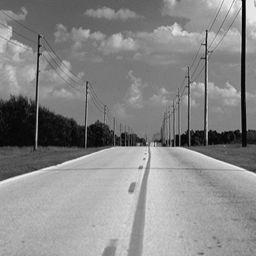
#> input picture img/sem05/highways/image_0001.jpg, 256 x 256 px; its folder holds only this picture in this run
$ python run01_example_fp.py
#> lines starting #> are read from the running program, lines starting #| are printed output that depends on the picture
#!/usr/bin/python
# -*- coding: utf-8 -*-
__author__ = 'ar'

import os
import glob

import cv2
import skimage.io as skio
import matplotlib.pyplot as plt

if __name__ == '__main__':
    sift = cv2.xfeatures2d.SIFT_create()
    pathImgs = glob.glob('../img/sem05/highways/*.jpg')
    numImgs  = len(pathImgs)
    for ii, ipath in enumerate(pathImgs):
        timgC = cv2.imread(ipath, cv2.IMREAD_COLOR)
#> timgC is the input picture: shape (256, 256, 3); min 0, max 255, mean 136.2
        timgG = cv2.cvtColor(timgC, cv2.COLOR_BGR2GRAY)
        kp, kd = sift.detectAndCompute(timgG, None)
#> kp = 222 keypoints; strongest (x, y, size): (206, 44, 1.8), (39, 54, 2.1), (177, 145, 2.2), (184, 140, 10.5)
        img = cv2.drawKeypoints(timgG, kp, None, flags=cv2.DRAW_MATCHES_FLAGS_DRAW_RICH_KEYPOINTS)
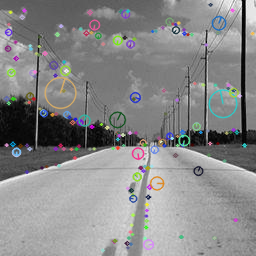
#> img: shape (256, 256, 3); mean of channels 0, 1, 2 136.5, 136.2, 136; drawn as B, G, R
        plt.subplot(1, 3, 1)
        plt.imshow(img)
        plt.subplot(1, 3, 2)
        plt.imshow(kd)
        plt.subplot(1, 3, 3)
        plt.plot(kd[:10,:].transpose())
        plt.grid(True)
        print ('[{}/{}] --> {}'.format(ii, numImgs, ipath))
        plt.show()
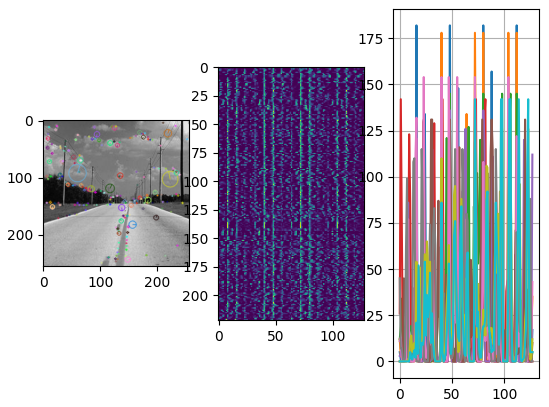
#> figure drawn by matplotlib, 3 panels; panel 3: curve peaks at x = 16, y = 182; panel 3: curve peaks at x = 40, y = 178; panel 3: curve peaks at x = 48, y = 145

$ run again, on img/sem05/highways/image_0015.jpg
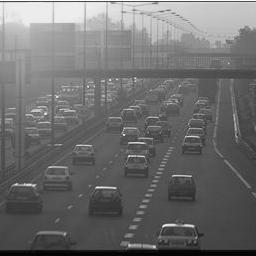
#> input picture img/sem05/highways/image_0015.jpg, 256 x 256 px
#> timgC is the input picture: shape (256, 256, 3); min 0, max 255, mean 109.9
#> kp = 172 keypoints; strongest (x, y, size): (154, 247, 2.5), (192, 226, 2.1), (29, 185, 2.1), (129, 245, 2.2)
#> `img = cv2.drawKeypoints(timgG, kp, None, flags=cv2.DRAW_MATCHES_FLAGS_..`:
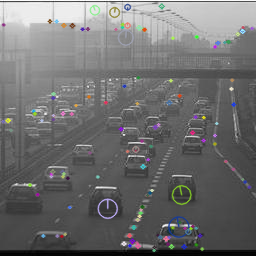
#> img: shape (256, 256, 3); mean of channels 0, 1, 2 110.5, 110.3, 110.3; drawn as B, G, R
#> `plt.show()`:
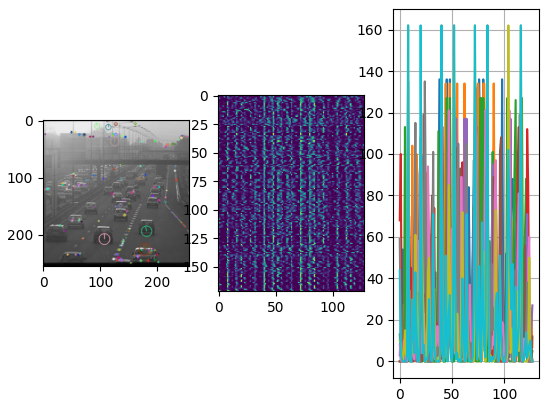
#> figure drawn by matplotlib, 3 panels; panel 3: curve peaks at x = 38, y = 136; panel 3: curve peaks at x = 44, y = 134; panel 3: curve peaks at x = 45, y = 127

$ run again, on img/sem05/highways/image_0017.jpg
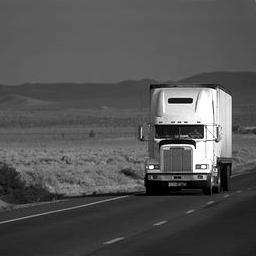
#> input picture img/sem05/highways/image_0017.jpg, 256 x 256 px
#> timgC is the input picture: shape (256, 256, 3); min 0, max 255, mean 83.7
#> kp = 193 keypoints; strongest (x, y, size): (151, 167, 2.6), (171, 101, 4.4), (204, 156, 20.1), (192, 146, 2)
#> `img = cv2.drawKeypoints(timgG, kp, None, flags=cv2.DRAW_MATCHES_FLAGS_..`:
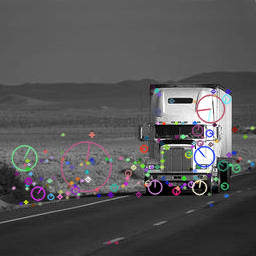
#> img: shape (256, 256, 3); mean of channels 0, 1, 2 85.5, 84.6, 85.2; drawn as B, G, R
#> `plt.show()`:
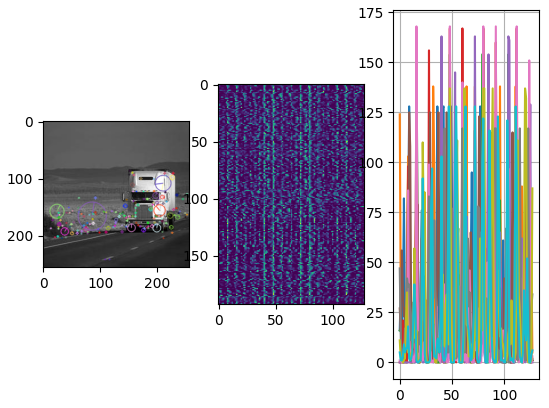
#> figure drawn by matplotlib, 3 panels; panel 3: curve peaks at x = 9, y = 128; panel 3: curve peaks at x = 32, y = 138; panel 3: curve peaks at x = 16, y = 154

$ run again, on img/sem05/highways/image_0021.jpg
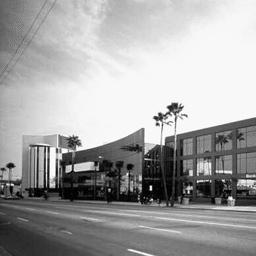
#> input picture img/sem05/highways/image_0021.jpg, 256 x 256 px
#> timgC is the input picture: shape (256, 256, 3); min 0, max 255, mean 163.4
#> kp = 355 keypoints; strongest (x, y, size): (151, 188, 2.5), (157, 124, 2), (174, 108, 7.8), (155, 118, 2.6)
#> `img = cv2.drawKeypoints(timgG, kp, None, flags=cv2.DRAW_MATCHES_FLAGS_..`:
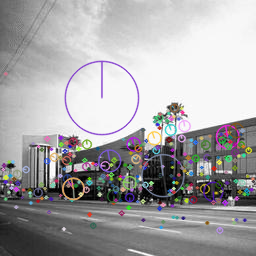
#> img: shape (256, 256, 3); mean of channels 0, 1, 2 165.8, 164.7, 165.8; drawn as B, G, R
#> `plt.show()`:
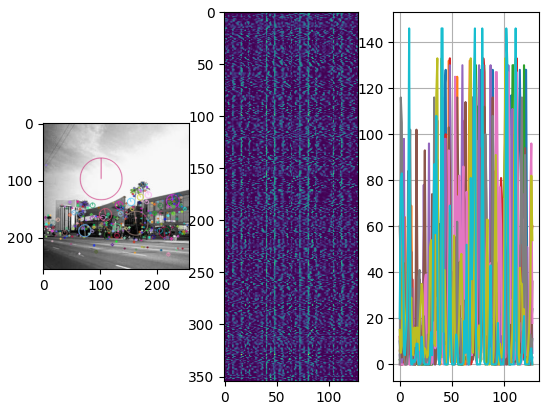
#> figure drawn by matplotlib, 3 panels; panel 3: curve peaks at x = 44, y = 128; panel 3: curve peaks at x = 47, y = 132; panel 3: curve peaks at x = 40, y = 130

$ run again, on img/sem05/highways/image_0005.jpg
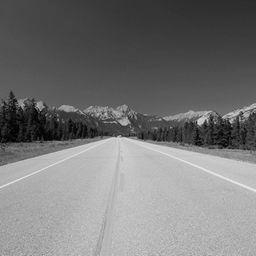
#> input picture img/sem05/highways/image_0005.jpg, 256 x 256 px
#> timgC is the input picture: shape (256, 256, 3); min 0, max 238, mean 118.4
#> kp = 119 keypoints; strongest (x, y, size): (200, 122, 4.5), (125, 122, 5.1), (221, 137, 22.8), (39, 106, 5.2)
#> `img = cv2.drawKeypoints(timgG, kp, None, flags=cv2.DRAW_MATCHES_FLAGS_..`:
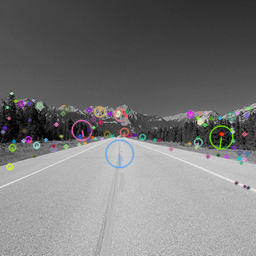
#> img: shape (256, 256, 3); mean of channels 0, 1, 2 119.4, 119.4, 119.5; drawn as B, G, R
#> `plt.show()`:
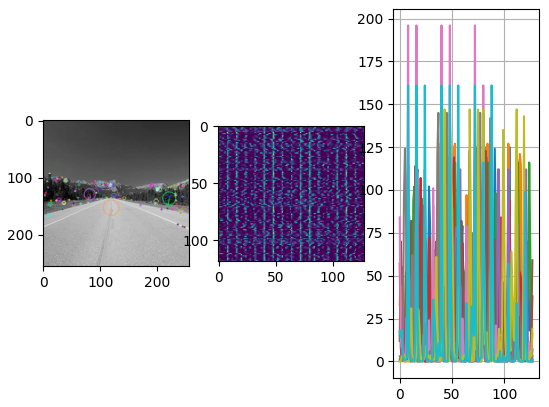
#> figure drawn by matplotlib, 3 panels; panel 3: curve peaks at x = 40, y = 125; panel 3: curve peaks at x = 39, y = 127; panel 3: curve peaks at x = 40, y = 116
